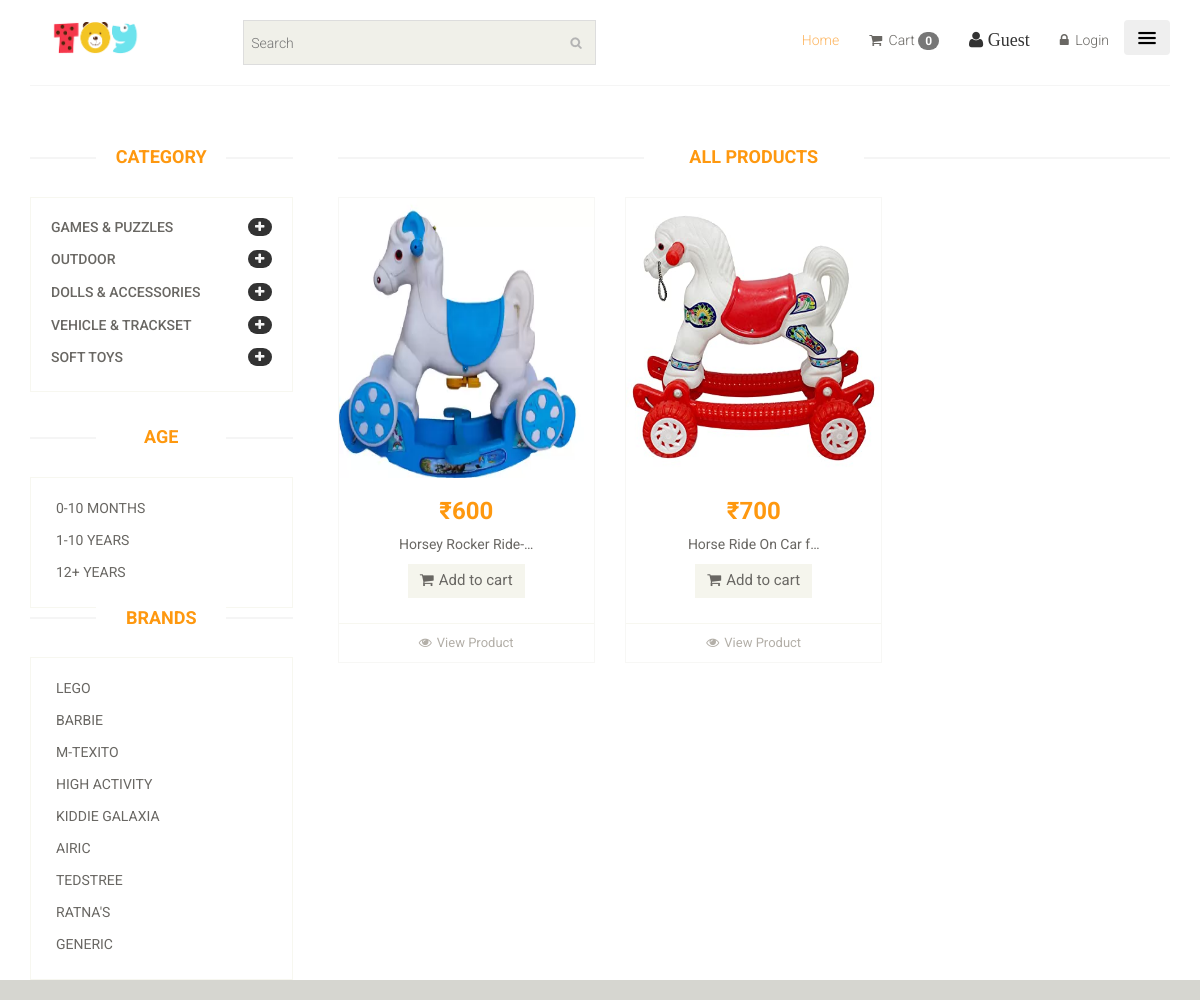
/product/?category=3, run on the app's committed database.
### T_App/models.py (models this page shows, shortened)
class Category(models.Model):
    name = models.CharField(max_length=150)

class Age(models.Model):
    age_ct = models.CharField( max_length=150)

class Brand(models.Model):
    name = models.CharField(max_length=20)

class Product(models.Model):
    category = models.ForeignKey(Category, on_delete=models.CASCADE, null=False, default='')
    sub_category = models.ForeignKey(Sub_Category, on_delete=models.CASCADE, null=False, default='')
    brand = models.ForeignKey(Brand, on_delete=models.CASCADE, null=True)
    age_no = models.ForeignKey(Age, on_delete=models.CASCADE, null=False, default='')
    image = models.ImageField(upload_to='ecommerce/pimg')
    name = models.CharField(max_length=100)
    price = models.IntegerField()
    is_featured = models.BooleanField(default=False)
    stock = models.IntegerField(default=0) # new field for stock
    color = models.CharField(max_length=100,default='')
    detail = models.TextField()

### T_App/views.py (the view)
# urls.py: path('product/', views.Product_page,name='product'),
def Product_page(request):
	category=Category.objects.all()
	age = Age.objects.all()
	brand = Brand.objects.all()
	categoryID=request.GET.get('category')
	AgeID = request.GET.get('age')
	brandID = request.GET.get('brand')
	if categoryID:
		product = Product.objects.filter(sub_category=categoryID)
	elif AgeID:
		product=Product.objects.filter(age_no=AgeID)
	elif brandID:
		product=Product.objects.filter(brand=brandID)
	else:
		product = Product.objects.all()
	context ={
		'category' : category,
		'age'  : age,
		'brand' : brand,
		'product' : product,
	}
	return render(request, 'product.html', context)

### templates/product.html (shortened to what this page needs)
{% extends 'master.html' %}
{% block body %}
<section>
    <div class="container">
        <div class="row">
            <div class="col-sm-3">
                <div class="left-sidebar">
                    <h2>Category</h2>
                    <div class="panel-group category-products" id="accordian">
                        {% for cat in category %}
                        <div class="panel panel-default">
                            <div class="panel-heading">
                                <h4 class="panel-title">
                                    <a data-toggle="collapse" data-parent="#accordian" href="#{{cat.id}}">
                                        <span class="badge pull-right"><i class="fa fa-plus"></i></span>
                                        {{cat.name}}
                                    </a>
                                </h4>
                            </div>
                        </div>
                        {% endfor %}
                    </div>
                    <div class="brands_products">
                        <h2>Age</h2>
                        <div class="brands-name">
                            <ul class="nav nav-pills nav-stacked">
                                {% for a in age %}
                                <li><a href="/product/?age={{a.id}}">{{a.age_ct}} </a></li>
                                {% endfor %}
                            </ul>
                        </div>
                    </div>
                    <div class="brands_products">
                        <h2>Brands</h2>
                        <div class="brands-name">
                            <ul class="nav nav-pills nav-stacked">
                                {% for i in brand %}
                                <li><a href="/product/?brand={{i.id}}"> {{i.name}}</a></li>
                                {% endfor %}
                        </div>
                    </div>
                </div>
            </div>
            <div class="col-sm-9 padding-right">
                <div class="features_items">
                    <h2 class="title text-center">All Products</h2>
                    {% for prod in product %}
                    <div class="col-sm-4">
                        <div class="product-image-wrapper">
                            <div class="single-products">
                                <div class="productinfo text-center">
                                    <img src="/{{prod.image}}" alt="" height="280px"/>
                                    <h2>₹{{prod.price}}</h2>
                                    <p>{{prod.name|truncatechars:20}}</p>
                                    {% if prod.stock > 0 %}
                                    <a href="{% url 'cart_add' prod.id %}" class="btn btn-default add-to-cart"><i class="fa fa-shopping-cart"></i>Add to cart</a>
                                    {% else %}
                                    <a href="#" class="btn btn-default add-to-cart" disabled><i class="fa fa-ban"></i>Out of stock</a>
                                    {% endif %}
                                </div>
                                <div class="product-overlay">
                                    <div class="overlay-content">
                                    </div>
                                </div>
                            </div>
                            <div class="choose">
                                <ul class="nav nav-pills nav-justified">
                                    <li><a href="{{prod.id}}"><i class="fa fa-eye"></i>View Product</a></li>
                                </ul>
                            </div>
                        </div>
                    </div>
                    {% endfor %}
                 </div>
            </div>
        </div>
    </div>
</section>
{% endblock %}

### static/css/main.css (style rules this page uses)
body { font-family: 'Roboto', sans-serif; background:; position: relative; font-weight:400px; }
ul li { list-style: none; }
a { -webkit-transition: 300ms; -moz-transition: 300ms; -o-transition: 300ms; transition: 300ms; }
h1, h2, h3, h4, h5, h6 { font-family: 'Roboto', sans-serif; }
.category-products { border: 1px solid #F7F7F0; margin-bottom: 35px; padding-bottom: 20px; padding-top: 15px; }
.left-sidebar h2, .brands_products h2 { color: #FE980F; font-family: 'Roboto', sans-serif; font-size: 18px; font-weight: 700; margin: 0 auto 30px; text-align: center; text-transform: uppercase; position: relative; z-index:3; }
.left-sidebar h2:after, h2.title:after { content: " "; position: absolute; border: 1px solid #f5f5f5; bottom:8px; left: 0; width: 100%; height: 0; z-index: -2; }
.left-sidebar h2:before { content: " "; position: absolute; background: #fff; bottom: -6px; width: 130px; height: 30px; z-index: -1; left: 50%; margin-left: -65px; }
h2.title:before { content: " "; position: absolute; background: #fff; bottom: -6px; width: 220px; height: 30px; z-index: -1; left: 50%; margin-left: -110px; }
.category-products .panel { background-color: #FFFFFF; border: 0px; border-radius: 0px; box-shadow:none; margin-bottom: 0px; }
.category-products .panel-default .panel-heading { background-color: #FFFFFF; border: 0 none; color: #FFFFFF; padding: 5px 20px; }
.category-products .panel-default .panel-heading .panel-title a { color: #696763; font-family: 'Roboto', sans-serif; font-size: 14px; text-decoration: none; text-transform: uppercase; }
.category-products .badge { background:none; border-radius: 10px; color: #696763; display: inline-block; font-size: 12px; font-weight: bold; line-height: 1; min-width: 10px; padding: 3px 7px; text-align: center; vertical-align: baseline; white-space: nowrap; }
.brands-name { border: 1px solid #F7F7F0; padding-bottom: 20px; padding-top: 15px; }
.brands-name .nav-stacked li a { background-color: #FFFFFF; color: #696763; font-family: 'Roboto', sans-serif; font-size: 14px; padding: 5px 25px; text-decoration: none; text-transform: uppercase; }
.padding-right { padding-right: 0; }
.features_items { overflow:hidden; }
h2.title { color: #FE980F; font-family: 'Roboto', sans-serif; font-size: 18px; font-weight: 700; margin: 0 15px; text-transform: uppercase; margin-bottom: 30px; position: relative; }
.product-image-wrapper { border:1px solid #F7F7F5; overflow: hidden; margin-bottom:30px; }
.single-products { position: relative; }
.productinfo h2 { color: #FE980F; font-family: 'Roboto', sans-serif; font-size: 24px; font-weight: 700; }
.productinfo p { font-family: 'Roboto', sans-serif; font-size: 14px; font-weight: 400; color: #696763; }
.productinfo img { width: 100%; }
.productinfo { position:relative; }
.product-overlay { background:#FE980F; top: 0; display: none; height: 0; position: absolute; transition: height 500ms ease 0s; width: 100%; display: block; opacity:; }
.product-overlay .overlay-content { bottom: 0; position: absolute; bottom: 0; text-align: center; width: 100%; }
.add-to-cart { background:#F5F5ED; border: 0 none; border-radius: 0; color: #696763; font-family: 'Roboto', sans-serif; font-size: 15px; margin-bottom: 25px; }
.add-to-cart i { margin-right:5px; }
.choose { border-top: 1px solid #F7F7F0; }
.choose ul li a { color: #B3AFA8; font-family: 'Roboto', sans-serif; font-size: 13px; padding-left: 0; padding-right: 0; }
.choose ul li a i { margin-right:5px; }

### data on the page
Category: name "GAMES & PUZZLES"
Category: name "OUTDOOR"
Category: name "DOLLS & ACCESSORIES"
Category: name "VEHICLE & TRACKSET"
Category: name "SOFT TOYS"
Age: age_ct "0-10 MONTHS"
Age: age_ct "1-10 YEARS"
Age: age_ct "12+ YEARS"
Brand: name "LEGO"
Brand: name "BARBIE"
Brand: name "M-TEXITO"
Brand: name "HIGH ACTIVITY"
Brand: name "KIDDIE GALAXIA"
Brand: name "AIRIC"
Brand: name "TEDSTREE"
Brand: name "RATNA'S"
Brand: name "GENERIC"
Product: image (picture), price "600", name "Horsey Rocker Ride-…", stock "Add to cart"
Product: image (picture), price "700", name "Horse Ride On Car f…", stock "Add to cart"

### other printed values
{{ request.session.cart|length }} "0"
